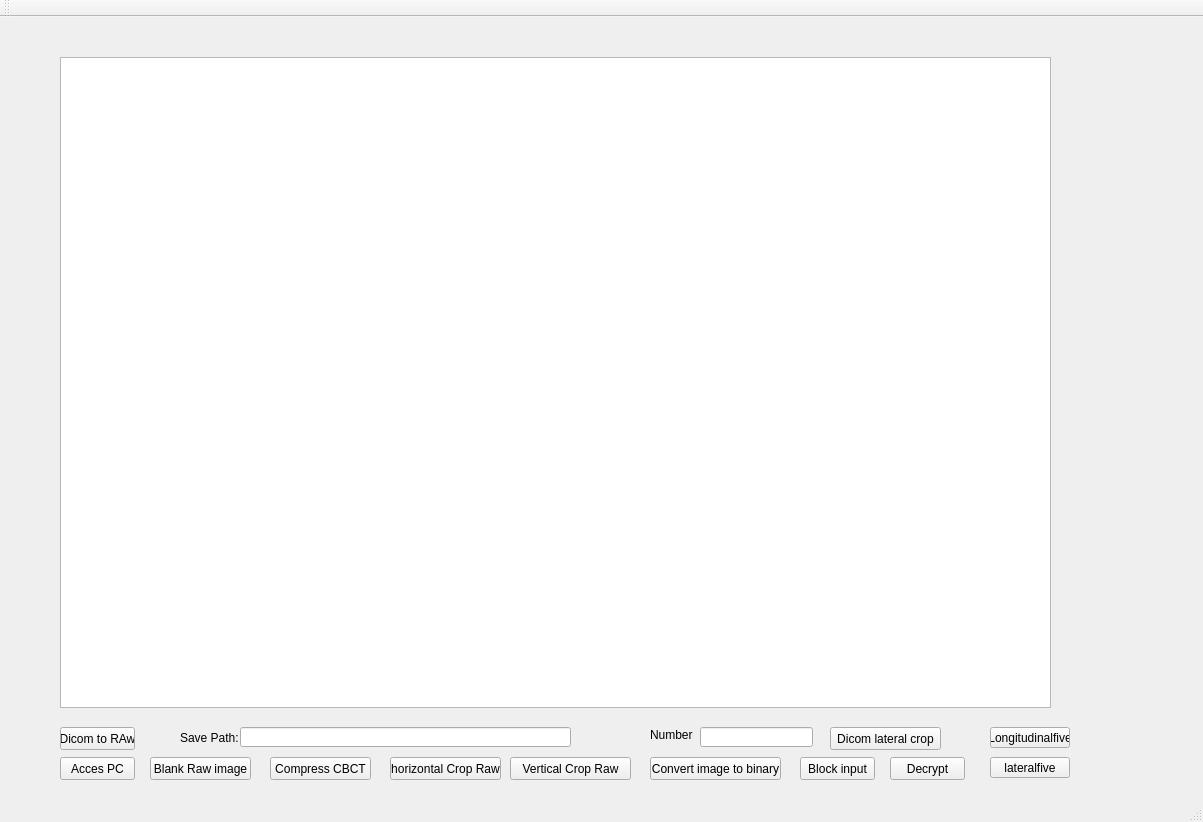
<?xml version="1.0" encoding="UTF-8"?>
<ui version="4.0">
 <class>MainWindow</class>
 <widget class="QMainWindow" name="MainWindow">
  <property name="geometry">
   <rect>
    <x>0</x>
    <y>0</y>
    <width>1203</width>
    <height>822</height>
   </rect>
  </property>
  <property name="windowTitle">
   <string>MainWindow</string>
  </property>
  <widget class="QWidget" name="centralWidget">
   <widget class="QGraphicsView" name="graphicsView">
    <property name="geometry">
     <rect>
      <x>60</x>
      <y>40</y>
      <width>991</width>
      <height>651</height>
     </rect>
    </property>
   </widget>
   <widget class="QPushButton" name="Dicomtoraw">
    <property name="geometry">
     <rect>
      <x>60</x>
      <y>710</y>
      <width>75</width>
      <height>23</height>
     </rect>
    </property>
    <property name="text">
     <string>Dicom to RAw</string>
    </property>
   </widget>
   <widget class="QLineEdit" name="lineEdit">
    <property name="geometry">
     <rect>
      <x>240</x>
      <y>710</y>
      <width>331</width>
      <height>20</height>
     </rect>
    </property>
   </widget>
   <widget class="QLabel" name="label">
    <property name="geometry">
     <rect>
      <x>180</x>
      <y>710</y>
      <width>71</width>
      <height>21</height>
     </rect>
    </property>
    <property name="text">
     <string>Save Path:</string>
    </property>
   </widget>
   <widget class="QLineEdit" name="lineEdit_2">
    <property name="geometry">
     <rect>
      <x>700</x>
      <y>710</y>
      <width>113</width>
      <height>20</height>
     </rect>
    </property>
   </widget>
   <widget class="QLabel" name="label_2">
    <property name="geometry">
     <rect>
      <x>650</x>
      <y>710</y>
      <width>47</width>
      <height>16</height>
     </rect>
    </property>
    <property name="text">
     <string>Number</string>
    </property>
   </widget>
   <widget class="QPushButton" name="Access">
    <property name="geometry">
     <rect>
      <x>60</x>
      <y>740</y>
      <width>75</width>
      <height>23</height>
     </rect>
    </property>
    <property name="text">
     <string>Acces PC</string>
    </property>
   </widget>
   <widget class="QPushButton" name="Blank_raw">
    <property name="geometry">
     <rect>
      <x>150</x>
      <y>740</y>
      <width>101</width>
      <height>23</height>
     </rect>
    </property>
    <property name="text">
     <string>Blank Raw image</string>
    </property>
   </widget>
   <widget class="QPushButton" name="compress_CBCT">
    <property name="geometry">
     <rect>
      <x>270</x>
      <y>740</y>
      <width>101</width>
      <height>23</height>
     </rect>
    </property>
    <property name="text">
     <string>Compress CBCT</string>
    </property>
   </widget>
   <widget class="QPushButton" name="on_crop_raw">
    <property name="geometry">
     <rect>
      <x>390</x>
      <y>740</y>
      <width>111</width>
      <height>23</height>
     </rect>
    </property>
    <property name="text">
     <string>horizontal Crop Raw</string>
    </property>
   </widget>
   <widget class="QPushButton" name="vertical_crop">
    <property name="geometry">
     <rect>
      <x>510</x>
      <y>740</y>
      <width>121</width>
      <height>23</height>
     </rect>
    </property>
    <property name="text">
     <string>Vertical Crop Raw</string>
    </property>
   </widget>
   <widget class="QPushButton" name="Converttobinary">
    <property name="geometry">
     <rect>
      <x>650</x>
      <y>740</y>
      <width>131</width>
      <height>23</height>
     </rect>
    </property>
    <property name="text">
     <string>Convert image to binary</string>
    </property>
   </widget>
   <widget class="QPushButton" name="Block_input">
    <property name="geometry">
     <rect>
      <x>800</x>
      <y>740</y>
      <width>75</width>
      <height>23</height>
     </rect>
    </property>
    <property name="text">
     <string>Block input</string>
    </property>
   </widget>
   <widget class="QPushButton" name="Decrypt">
    <property name="geometry">
     <rect>
      <x>890</x>
      <y>740</y>
      <width>75</width>
      <height>23</height>
     </rect>
    </property>
    <property name="text">
     <string>Decrypt</string>
    </property>
   </widget>
   <widget class="QPushButton" name="Dicom_lateral_crop">
    <property name="geometry">
     <rect>
      <x>830</x>
      <y>710</y>
      <width>111</width>
      <height>23</height>
     </rect>
    </property>
    <property name="text">
     <string>Dicom lateral crop</string>
    </property>
   </widget>
   <widget class="QPushButton" name="longitudinalfive">
    <property name="geometry">
     <rect>
      <x>990</x>
      <y>710</y>
      <width>80</width>
      <height>21</height>
     </rect>
    </property>
    <property name="text">
     <string>Longitudinalfive</string>
    </property>
   </widget>
   <widget class="QPushButton" name="lateralfive">
    <property name="geometry">
     <rect>
      <x>990</x>
      <y>740</y>
      <width>80</width>
      <height>21</height>
     </rect>
    </property>
    <property name="text">
     <string>lateralfive</string>
    </property>
   </widget>
  </widget>
  <widget class="QMenuBar" name="menuBar">
   <property name="geometry">
    <rect>
     <x>0</x>
     <y>0</y>
     <width>1203</width>
     <height>20</height>
    </rect>
   </property>
  </widget>
  <widget class="QToolBar" name="mainToolBar">
   <attribute name="toolBarArea">
    <enum>TopToolBarArea</enum>
   </attribute>
   <attribute name="toolBarBreak">
    <bool>false</bool>
   </attribute>
  </widget>
  <widget class="QStatusBar" name="statusBar"/>
 </widget>
 <layoutdefault spacing="6" margin="11"/>
 <resources/>
 <connections/>
</ui>
